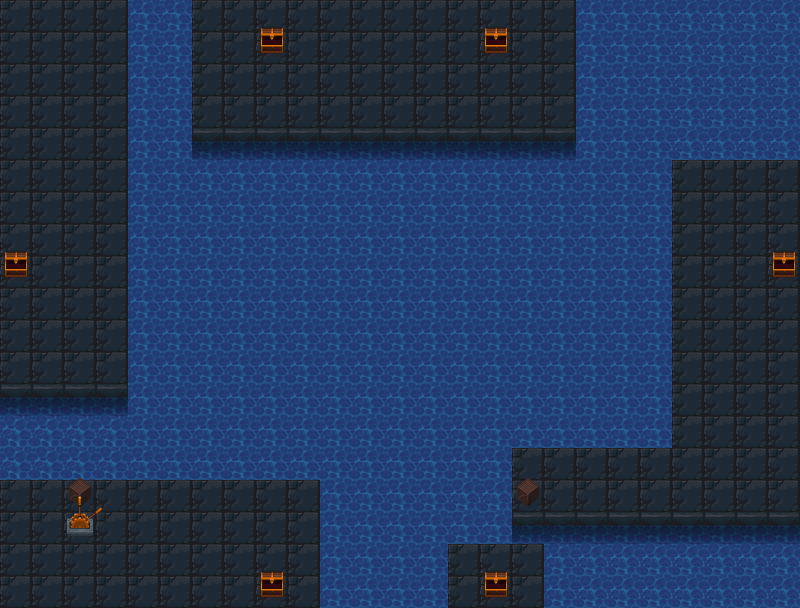

This is a level from a 2D game, rendered from its Tiled map with the project's own tilesets. A one-line summary and the map file follow, with tile-layer data summarised:
An orthogonal 25x19 tile map with 32x32 px tiles, 4 tile layers (bg, floor object 1, switchoff, switchon) and 34 objects (9x water, 8x collision, 3x block, 2x slingshot, opensw, ...).

<map version="1.0" tiledversion="1.1.4" orientation="orthogonal" renderorder="right-down" width="25" height="19" tilewidth="32" tileheight="32" infinite="0" nextobjectid="38">
 <tileset firstgid="1" name="tiles" tilewidth="32" tileheight="32" tilecount="240" columns="10">
  <image source="tiles.png" width="320" height="768" />
 </tileset>
 <layer name="bg" width="25" height="19">
  <properties>
   <property name="bg" value="0" />
   <property name="tileset" value="tiles" />
  </properties>
  <data>[475 cells, 475 non-empty, 7 distinct tile ids]</data>
 </layer>
 <layer name="floor object 1" width="25" height="19">
  <properties>
   <property name="bg" value="0" />
   <property name="tileset" value="tiles" />
  </properties>
  <data>[475 cells, 16 non-empty, 4 distinct tile ids]</data>
 </layer>
 <layer name="switchoff" width="25" height="19">
  <properties>
   <property name="switchoff" value="2" />
   <property name="tileset" value="tiles" />
  </properties>
  <data>[475 cells, 4 non-empty, 4 distinct tile ids]</data>
 </layer>
 <layer name="switchon" width="25" height="19">
  <properties>
   <property name="switchon" value="2" />
   <property name="tileset" value="tiles" />
  </properties>
  <data>[475 cells, 2 non-empty, 2 distinct tile ids]</data>
 </layer>
 <objectgroup name="open switch">
  <object id="27" type="opensw" x="47.451" y="502.494" width="64.4847" height="37.7175" />
 </objectgroup>
 <objectgroup name="collision">
  <object id="6" type="collision" x="485.853" y="30.4363" width="21.4181" height="15.7818" />
  <object id="7" type="collision" x="261.526" y="29.309" width="21.4181" height="16.909" />
  <object id="8" type="collision" x="260.399" y="573.78" width="22.5454" height="14.6545" />
  <object id="9" type="collision" x="485.853" y="572.652" width="20.2908" height="16.909" />
  <object id="23" type="collision" x="8.51685" y="250.639" width="18.2504" height="20.6838" />
  <object id="25" type="collision" x="773.817" y="251.855" width="21.9005" height="19.4671" />
  <object id="26" type="collision" x="65.7014" y="478.16" width="29.2006" height="53.5345" />
  <object id="37" type="collision" x="514.639" y="475.4" width="27.1657" height="27.1657" />
 </objectgroup>
 <objectgroup name="button" visible="0">
  <properties>
   <property name="button" value="1" />
  </properties>
  <object id="10" name="2.1" type="button" x="472.326" y="20.2908" width="48.4726" height="39.4544" />
  <object id="11" name="1.1" x="246.872" y="20.2908" width="54.1089" height="43.9635" />
  <object id="12" name="1.2" x="246.872" y="561.38" width="54.1089" height="43.9635" />
  <object id="13" name="2.2" x="468.944" y="560.253" width="41.2713" height="43.9635" />
  <object id="22" name="3.1" x="7.30016" y="238.472" width="31.634" height="55.9679" />
  <object id="24" name="3.2" x="759.309" y="242.122" width="38.8408" height="47.451" />
 </objectgroup>
 <objectgroup name="player" visible="0">
  <object id="14" name="princess" type="player" x="93.5633" y="40.5817" width="18.0363" height="16.909">
   <ellipse />
  </object>
 </objectgroup>
 <objectgroup name="water">
  <object id="1" type="water" x="141" y="143" width="516.472" height="288.797" />
  <object id="28" type="water" x="590.1" y="9.05524" width="200.724" height="135.829" />
  <object id="29" type="water" x="138.847" y="9.05524" width="43.767" height="134.319" />
  <object id="30" type="water" x="18.1105" y="405.976" width="138.847" height="60.3682" />
  <object id="31" type="water" x="333.535" y="472.382" width="101.117" height="131.301" />
  <object id="32" type="water" x="553.879" y="534.259" width="242.982" height="72.4419" />
  <object id="33" type="water" x="428.615" y="523.695" width="132.81" height="9.05524" />
  <object id="34" type="water" x="158.467" y="439.179" width="344.099" height="27.1657" />
  <object id="35" type="water" x="428.615" y="460.308" width="73.9511" height="66.4051" />
 </objectgroup>
 <objectgroup name="item" visible="0">
  <properties>
   <property name="item" value="0" />
  </properties>
  <object id="16" name="slingshot" x="15.7818" y="90.1815" width="18.0363" height="19.1636">
   <properties>
    <property name="from" value="slingshot" />
   </properties>
  </object>
 </objectgroup>
 <objectgroup name="itemchoose" visible="0">
  <properties>
   <property name="itemchoose" value="0" />
  </properties>
  <object id="17" name="slingshot" x="5.63634" y="74.3997" width="43.9635" height="51.8544" />
 </objectgroup>
 <objectgroup name="waterfront" visible="0">
  <object id="2" type="waterfront" x="129.636" y="477.326" width="543.343" height="4.50907" />
 </objectgroup>
 <objectgroup name="waterback" visible="0">
  <object id="3" type="waterback" x="128.509" y="128.509" width="543.343" height="3.38181" />
 </objectgroup>
 <objectgroup name="waterright">
  <object id="20" type="waterright" x="672.964" y="128.969" width="4.86677" height="351.624" />
 </objectgroup>
 <objectgroup name="waterleft">
  <object id="19" type="waterleft" x="127.753" y="130.186" width="3.65008" height="351.624" />
 </objectgroup>
 <objectgroup name="block" visible="0">
  <properties>
   <property name="block" value="1" />
  </properties>
  <object id="4" name="1" type="block" x="255.89" y="454.054" width="31.5635" height="28.1817" />
  <object id="5" name="2" type="block" x="480.216" y="126.763" width="31.5635" height="28.1817" />
  <object id="18" name="3" type="block" x="649.938" y="253.411" width="27.9839" height="26.7672" />
 </objectgroup>
</map>
